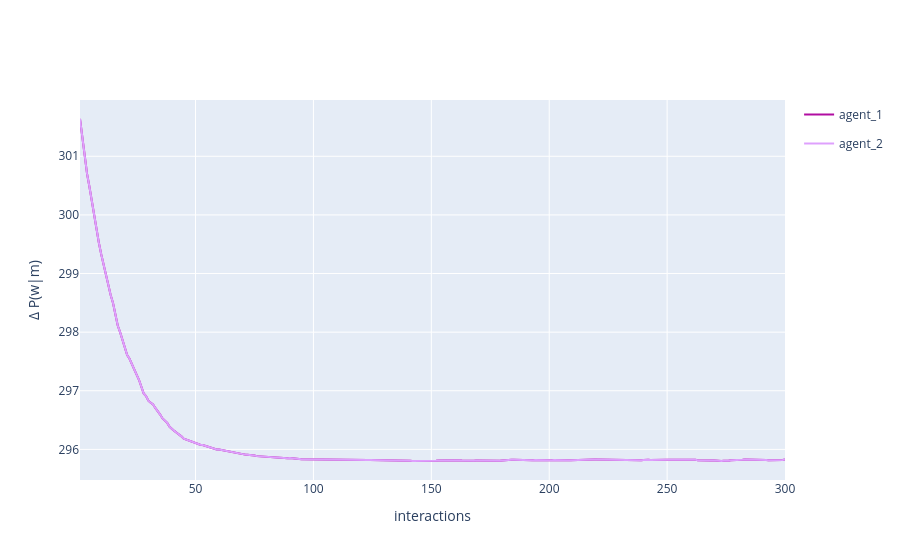

Here is the notebook cell this chart was saved with:
### Code cell
fig = multi_agent_update_plot_from_df(
    vocab_dif,
    time_col='interaction_no',
    dif_col='delta'
)

fig.update_layout(
    # title='Dyadic interaction in a random environment',
    yaxis_title='Δ P(w|m)',
    xaxis_title='interactions'
)
fig.show()

### Figure 1 — Plotly figure (JSON) as saved in the notebook; plotly's stock layout.template omitted (floating-point values rounded to 4 significant figures; data arrays with more than 128 entries replaced by an {"elided": "..."} marker saying what was removed)
{"data": [{"legendgroup": "agent_1", "line": {"color": "#B10DA1"}, "mode": "lines", "name": "agent_1", "showlegend": true, "x": {"elided": "300 int values"}, "y": {"elided": "300 float values"}, "type": "scatter"}, {"legendgroup": "agent_2", "line": {"color": "#DEA0FD"}, "mode": "lines", "name": "agent_2", "showlegend": true, "x": {"elided": "300 int values"}, "y": {"elided": "300 float values"}, "type": "scatter"}], "layout": {"yaxis": {"title": {"text": "Δ P(w|m)"}}, "xaxis": {"title": {"text": "interactions"}}}}
